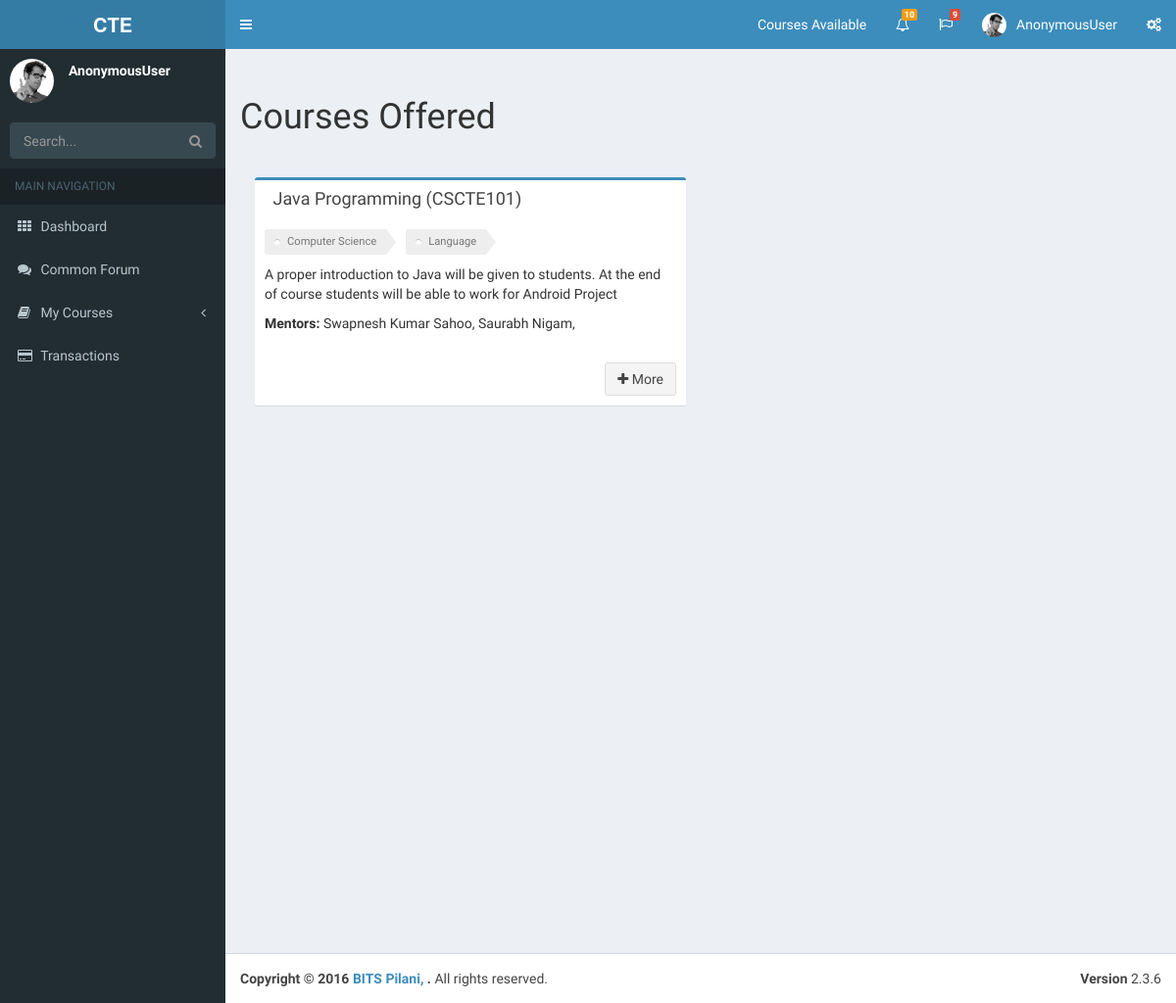
Page /courses/ on the committed database.
### course/models.py (models this page shows, shortened)
class Course(models.Model):
	title = models.CharField(max_length = 50)
	desc = models.CharField(max_length = 300)
	code = models.CharField(max_length = 10)
	handout = models.FileField(upload_to = "adminuploads/courses/handouts/" , blank=False)
	image = models.ImageField(upload_to = "adminuploads/courses/images/" , blank=True, null=True)
	category = models.CharField(max_length = 50, choices = COURSE_TYPES)
	subcategory = models.CharField(max_length = 50, default = '')
	slack = models.URLField()

class Mentors(models.Model):
	course = models.ForeignKey(Course, related_name = "mentorcourse", on_delete = models.CASCADE)
	mentor = models.ForeignKey(User, related_name = "coursementor", on_delete = models.CASCADE)

### home/models.py (models this page shows, shortened)
class Profile(models.Model):
	user = models.OneToOneField(User, on_delete=models.CASCADE)
	pic = models.ImageField()
	bits_id = models.CharField(max_length = 12, blank = False)
	full_name = models.CharField(max_length = 120, blank = False)
	timestamp = models.DateTimeField(auto_now_add=True, auto_now=False)
	email = models.EmailField()
	student_mobile = models.CharField(max_length = 10)

### course/views.py (the view)
# urls.py: url(r'^courses/$', 'course.views.Courses', name='courses'),
def Courses(request):
	u = Course.objects.all()
	context = {
		"u" : u,
	}
	return render(request, "courses.html", context)

### templates/courses.html (shortened to what this page needs)
{% extends 'index.html' %}
{% block content %}
<h1>Courses Offered</h1>
<hr>
{% for i in u %}
 <section class="col-lg-6 connectedSortable">
 <div class="box box-primary">
            <div class="box-header">
              <h3 class="box-title">{{ i.title }} ({{ i.code }})</h3>
            </div>
            <div class="box-body">
            <ul class="tags">
            <li><a href="#" class="tag">{{ i.category }}</a></li>
            <li><a href="#" class="tag">{{ i.subcategory }}</a></li>
            </ul>
            <p>{{ i.desc }}</p>
            <p><strong>Mentors:</strong>
              {% for k in i.mentorcourse.all %}
              {{ k.mentor.profile.full_name }},
              {% endfor %}
            </p>
            </div>
            <div class="box-footer clearfix no-border">
              <a href="/courses/{{ i.code }}"><button type="button" class="btn btn-default pull-right"><i class="fa fa-plus"></i> More</button></a>
            </div>
          </div>
 </section>
{% endfor %}
{% endblock %}

### templates/index.html (style rules this page uses)
.tags { list-style: none; margin: 0; overflow: hidden; padding: 0; font-size: 0.8em; }
.tags li { float: left; }
.tag { background: #eee; border-radius: 3px 0 0 3px; color: #777; display: inline-block; height: 26px; line-height: 26px; padding: 0 20px 0 23px; position: relative; margin: 0 10px 10px 0; text-decoration: none; -webkit-transition: color 0.2s; }
.tag::before { background: #fff; border-radius: 10px; box-shadow: inset 0 1px rgba(0, 0, 0, 0.25); content: ''; height: 6px; left: 10px; position: absolute; width: 6px; top: 10px; }
.tag::after { background: #fff; border-bottom: 13px solid transparent; border-left: 10px solid #eee; border-top: 13px solid transparent; content: ''; position: absolute; right: 0; top: 0; }

### rows in the picture
Course: title "Java Programming", code "CSCTE101", category "Computer Science", subcategory "Language", desc "A proper introduction to Java will be given to students. At the end of course students will be able to work for Android Project"
Mentors: mentor.profile.full_name "Swapnesh Kumar Sahoo"
Mentors: mentor.profile.full_name "Saurabh Nigam"

### other values in the picture
{{ request.user }} "AnonymousUser"
